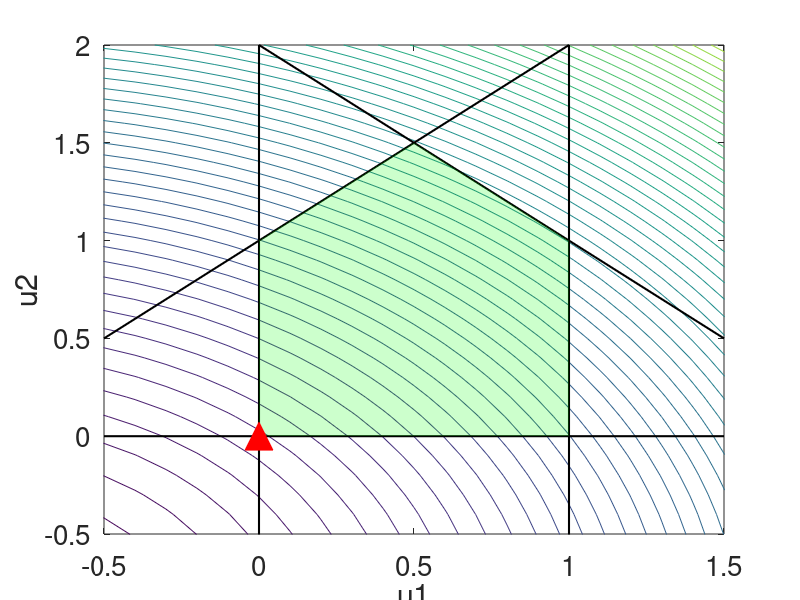

The MATLAB script that drew this image:
%%%%%%%%%%%%%%%%%%%%%%%%%%%%%%%%%%%%%%%%%%%%%%%%%%%%%%%%%%%
%% 《控制之美-卷二》 代码
%% 作者：王天威，黄军魁
%% 清华大学出版社
%% 程序名称：QP_nonEQconstraint
%% 程序功能：不等式约束二次规划示例
%%%%%%%%%%%%%%%%%%%%%%%%%%%%%%%%%%%%%%%%%%%%%%%%%%%%%%%%%%%

%% 程序初始化，清空工作空间，缓存，
clear all;
close all;
clc;
% 读取Octave优化数据库（注：如使用Matlab，可删除或注释掉本行代码）
%pkg load optim;

% 定义二次规划问题的H和f
H = [1 0; 0 1];
f = [1; 1];

% 定义不等式约束的A和b
A = [-1 1; 1 1];
b = [1; 2];

% 定义变量的边界条件
lb = [0; 0];
ub = [1; 2];

% 求解二次规划问题
options = optimset('Display','off');
[u, J] = quadprog(H, f, A, b, [], [], lb, ub, [], options);

% 绘制等高线图和可行域
figure('position',[150 150 800 600]);

% 绘制等高线图
subplot(1,1,1);
[U1, U2] = meshgrid(-1:0.1:2);
J = 0.5*(U1.^2 + U2.^2) + U1 + U2;
contour(U1, U2, J, 60);
hold on;

% 绘制可行域
plot([-0.5, 1], [0.5, 2], 'k', 'LineWidth', 1.5);
hold on;
plot([0, 1.5], [2, 0.5], 'k', 'LineWidth', 1.5);
plot([0, 0], [-1, 2], 'k', 'LineWidth', 1.5);
plot([-0.5, 1.5], [0, 0], 'k', 'LineWidth', 1.5);
plot([1, 1], [-1, 2], 'k', 'LineWidth', 1.5);
fill([0, 0.5, 1], [1, 1.5, 1], 'green', 'FaceAlpha', 0.2, 'EdgeColor', 'none');
fill([0, 0, 1, 1], [0, 1, 1, 0], 'green', 'FaceAlpha', 0.2, 'EdgeColor', 'none');
% 绘制最优解点
plot(u(1), u(2), 'r^', 'MarkerSize', 20,'MarkerFaceColor', 'red');

% 添加坐标轴标签和图标题
xlabel('u1');
ylabel('u2');
xlim([-0.5 1.5]);
ylim([-0.5 2]);


set(gca, 'FontSize', 20);

